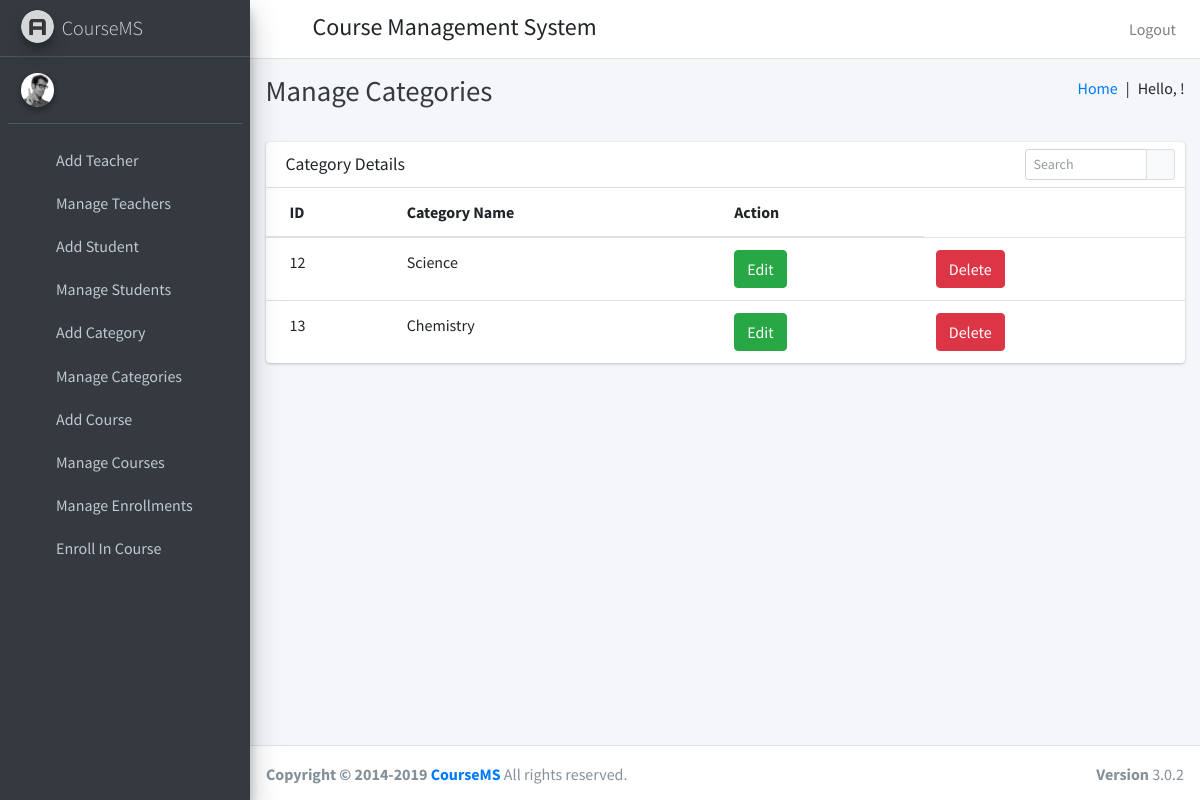
Page /manage_categories on the earlier database version.
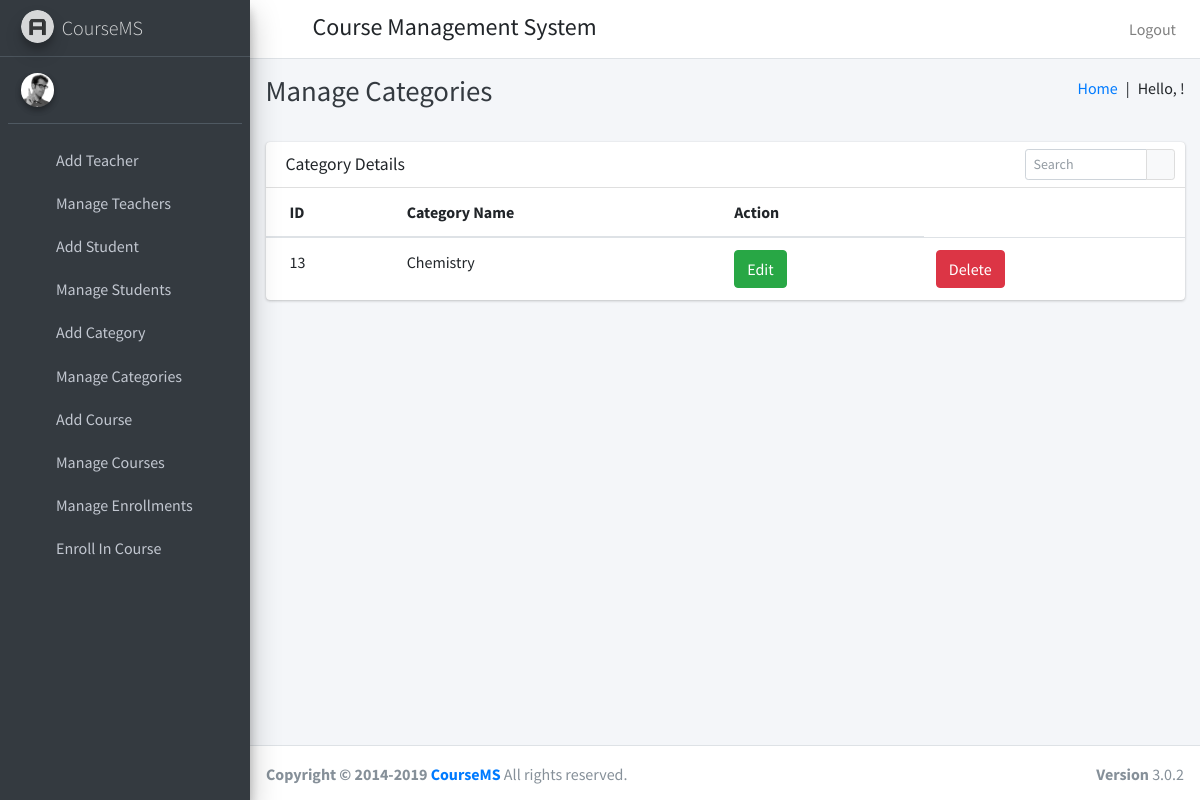
Same page on the later database version.
### course/models.py (models this page shows, shortened)
class Category(models.Model):
    id = models.AutoField(primary_key=True)
    category_name = models.CharField(max_length=25, unique=True)

### course/HodViews.py (the view)
# urls.py: path('manage_categories', HodViews.manage_categories, name="manage_categories"),
def manage_categories(request):
    category=Category.objects.all()
    return render(request,"hod_templates/manage_categories_template.html",{"category":category})

### course/templates/hod_templates/manage_categories_template.html
{% extends 'hod_templates/base_template.html' %}
{% block page_title %}
Manage Categories
{% endblock page_title %}
{% block main_content %}
    <section class="content">
      <div class="container-fluid">
           <div class="row">
          <div class="col-12">
            <div class="card">
              <div class="card-header">
                <h3 class="card-title">Category Details</h3>
                <div class="card-tools">
                  <div class="input-group input-group-sm" style="width: 150px;">
                    <input type="text" name="table_search" class="form-control float-right" placeholder="Search">
                    <div class="input-group-append">
                      <button type="submit" class="btn btn-default"><i class="fas fa-search"></i></button>
                    </div>
                  </div>
                </div>
              </div>
              <div class="card-body table-responsive p-0">
                <table class="table table-hover text-nowrap">
                  <thead>
                    <tr>
                      <th>ID</th>
                      <th>Category Name</th>
                      <th>Action</th>
                    </tr>
                  </thead>
                  <tbody>
                  {% for category in category %}
                    <tr>
                      <td>{{ category.id }}</td>
                      <td>{{ category.category_name }}</td>
                      <td><a href="/edit_category/{{ category.id }}" class="btn btn-success">Edit</a></td>
                      <td><a href="/delete_category/{{ category.id }}" class="btn btn-danger">Delete</a></td>
                    </tr>
                  {% endfor %}
                  </tbody>
                </table>
              </div>
            </div>
          </div>
        </div>
      </div>
    </section>
{% endblock main_content %}

Differences in the rows shown:
removed Category: id "12", category_name "Science"
